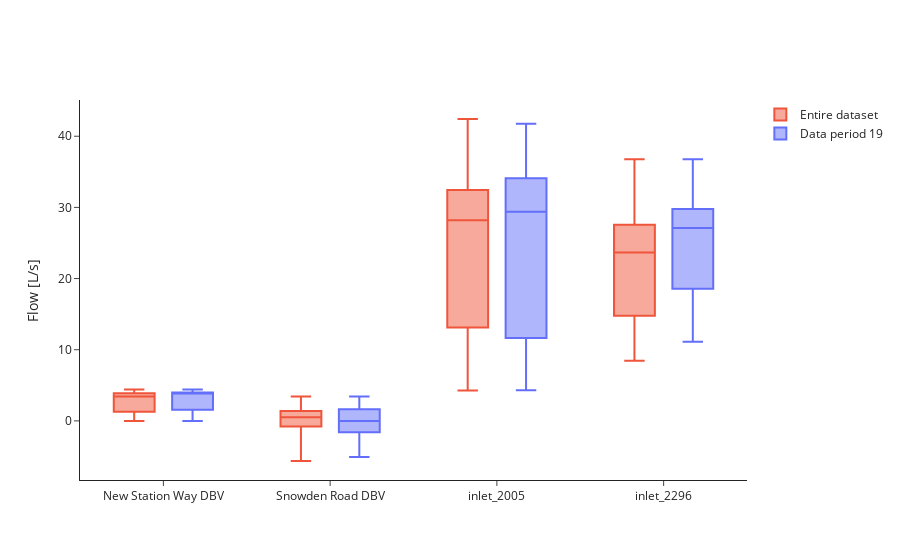

The notebook cell this image was saved under:
### Markdown cell above
Flow comparison of data period v. entire dataset (2021-2024).

### Code cell
plot_flow_df = plot_flow_df.dropna(subset=['mean'])
flow_period_stats = plot_flow_df.groupby('bwfl_id')['mean'].describe(percentiles=[.01, .10, .25, .50, .75, .90, .99])
flow_dataset_stats = get_sensor_stats('flow', flow_bwfl_ids)

fig = go.Figure()

for i, bwfl_id in enumerate(flow_period_stats.index):
    stats = flow_dataset_stats.loc[bwfl_id]
    
    fig.add_trace(go.Box(
        x=[bwfl_id],
        lowerfence=[stats['min']],
        q1=[stats['25%']],
        median=[stats['50%']],
        q3=[stats['75%']],
        upperfence=[stats['max']],
        name='Entire dataset',
        marker_color=default_colors[1],
        boxpoints=False,
        offsetgroup='flow_dataset_stats',
        showlegend=(i == 0)
    ))

for i, bwfl_id in enumerate(flow_period_stats.index):
    stats = flow_period_stats.loc[bwfl_id]
    
    fig.add_trace(go.Box(
        x=[bwfl_id],
        lowerfence=[stats['min']],
        q1=[stats['25%']],
        median=[stats['50%']],
        q3=[stats['75%']],
        upperfence=[stats['max']],
        name=f'Data period {str(data_period).zfill(2)}',
        marker_color=default_colors[0],
        boxpoints=False,
        offsetgroup='flow_period_stats',
        showlegend=(i == 0)
    ))

fig.update_layout(
    yaxis_title='Flow [L/s]',
    xaxis_title='',
    xaxis=dict(
        tickmode='array',
        tickvals=flow_period_stats.index,
        ticktext=flow_period_stats.index
    ),
    legend_title_text='',
    template='simple_white',
    boxmode='group',
    height=450,
)

fig.show()

### Figure 1 — Plotly figure (JSON) as saved in the notebook; plotly's stock layout.template omitted (floating-point values rounded to 4 significant figures)
{"data": [{"boxpoints": false, "lowerfence": [-0.001273], "marker": {"color": "#EF553B"}, "median": [3.44], "name": "Entire dataset", "offsetgroup": "flow_dataset_stats", "q1": [1.291], "q3": [3.886], "showlegend": true, "type": "box", "upperfence": [4.401], "x": ["New Station Way DBV"]}, {"boxpoints": false, "lowerfence": [-5.637], "marker": {"color": "#EF553B"}, "median": [0.5113], "name": "Entire dataset", "offsetgroup": "flow_dataset_stats", "q1": [-0.7853], "q3": [1.378], "showlegend": false, "type": "box", "upperfence": [3.443], "x": ["Snowden Road DBV"]}, {"boxpoints": false, "lowerfence": [4.256], "marker": {"color": "#EF553B"}, "median": [28.2], "name": "Entire dataset", "offsetgroup": "flow_dataset_stats", "q1": [13.12], "q3": [32.44], "showlegend": false, "type": "box", "upperfence": [42.42], "x": ["inlet_2005"]}, {"boxpoints": false, "lowerfence": [8.444], "marker": {"color": "#EF553B"}, "median": [23.67], "name": "Entire dataset", "offsetgroup": "flow_dataset_stats", "q1": [14.78], "q3": [27.56], "showlegend": false, "type": "box", "upperfence": [36.78], "x": ["inlet_2296"]}, {"boxpoints": false, "lowerfence": [-0.0002623], "marker": {"color": "#636EFA"}, "median": [3.892], "name": "Data period 19", "offsetgroup": "flow_period_stats", "q1": [1.552], "q3": [3.999], "showlegend": true, "type": "box", "upperfence": [4.401], "x": ["New Station Way DBV"]}, {"boxpoints": false, "lowerfence": [-5.078], "marker": {"color": "#636EFA"}, "median": [-0.003849], "name": "Data period 19", "offsetgroup": "flow_period_stats", "q1": [-1.591], "q3": [1.646], "showlegend": false, "type": "box", "upperfence": [3.443], "x": ["Snowden Road DBV"]}, {"boxpoints": false, "lowerfence": [4.322], "marker": {"color": "#636EFA"}, "median": [29.38], "name": "Data period 19", "offsetgroup": "flow_period_stats", "q1": [11.66], "q3": [34.11], "showlegend": false, "type": "box", "upperfence": [41.76], "x": ["inlet_2005"]}, {"boxpoints": false, "lowerfence": [11.11], "marker": {"color": "#636EFA"}, "median": [27.11], "name": "Data period 19", "offsetgroup": "flow_period_stats", "q1": [18.56], "q3": [29.78], "showlegend": false, "type": "box", "upperfence": [36.78], "x": ["inlet_2296"]}], "layout": {"autosize": true, "boxmode": "group", "legend": {"title": {"text": ""}}, "xaxis": {"autorange": true, "range": [-0.5, 3.5], "tickmode": "array", "ticktext": ["New Station Way DBV", "Snowden Road DBV", "inlet_2005", "inlet_2296"], "tickvals": ["New Station Way DBV", "Snowden Road DBV", "inlet_2005", "inlet_2296"], "title": {"text": ""}, "type": "category"}, "yaxis": {"autorange": true, "range": [-8.307, 45.09], "title": {"text": "Flow [L/s]"}}}}
